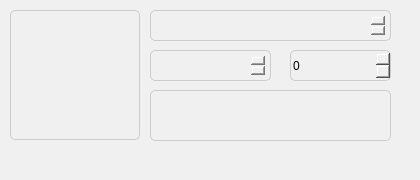
<ui version="4.0">
 <class>dishes</class>
 <widget class="QWidget" name="dishes">
  <property name="geometry">
   <rect>
    <x>0</x>
    <y>0</y>
    <width>420</width> <!-- 增加宽度 -->
    <height>180</height> <!-- 增加高度 -->
   </rect>
  </property>
  <property name="styleSheet">
   <string notr="true">
    QWidget {
        background-color: #f0f0f0; /* 设置背景颜色 */
    }
    QTextBrowser {
        border: 1px solid #ccc; /* 设置边框 */
        border-radius: 5px; /* 设置圆角 */
        padding: 5px; /* 设置内边距 */
    }
    QSpinBox {
        border: 1px solid #ccc;
        border-radius: 5px;
    }
   </string>
  </property>
  <widget class="QGraphicsView" name="dishes_photo">
   <property name="geometry">
    <rect>
     <x>10</x>
     <y>10</y>
     <width>130</width>
     <height>130</height>
    </rect>
   </property>
   <property name="styleSheet">
    <string notr="true">
     QGraphicsView {
         border: 1px solid #ccc;
         border-radius: 5px;
     }
    </string>
   </property>
  </widget>
  <widget class="QTextBrowser" name="name">
   <property name="geometry">
    <rect>
     <x>150</x>
     <y>10</y>
     <width>241</width>
     <height>31</height>
    </rect>
   </property>
   <property name="font">
    <font>
     <pointsize>14</pointsize> <!-- 增大字体 -->
     <bold>true</bold> <!-- 加粗字体 -->
    </font>
   </property>
  </widget>
  <widget class="QTextBrowser" name="price">
   <property name="geometry">
    <rect>
     <x>150</x>
     <y>50</y>
     <width>121</width>
     <height>31</height>
    </rect>
   </property>
   <property name="font">
    <font>
     <pointsize>12</pointsize> <!-- 增大字体 -->
     <italic>true</italic>
    </font>
   </property>
  </widget>
  <widget class="QTextBrowser" name="introduction">
   <property name="geometry">
    <rect>
     <x>150</x>
     <y>90</y>
     <width>241</width>
     <height>51</height>
    </rect>
   </property>
   <property name="font">
    <font>
     <pointsize>10</pointsize> <!-- 增大字体 -->
    </font>
   </property>
  </widget>
  <widget class="QSpinBox" name="quantity">
   <property name="geometry">
    <rect>
     <x>290</x>
     <y>50</y>
     <width>101</width>
     <height>31</height>
    </rect>
   </property>
  </widget>
 </widget>
 <resources/>
 <connections/>
</ui>
